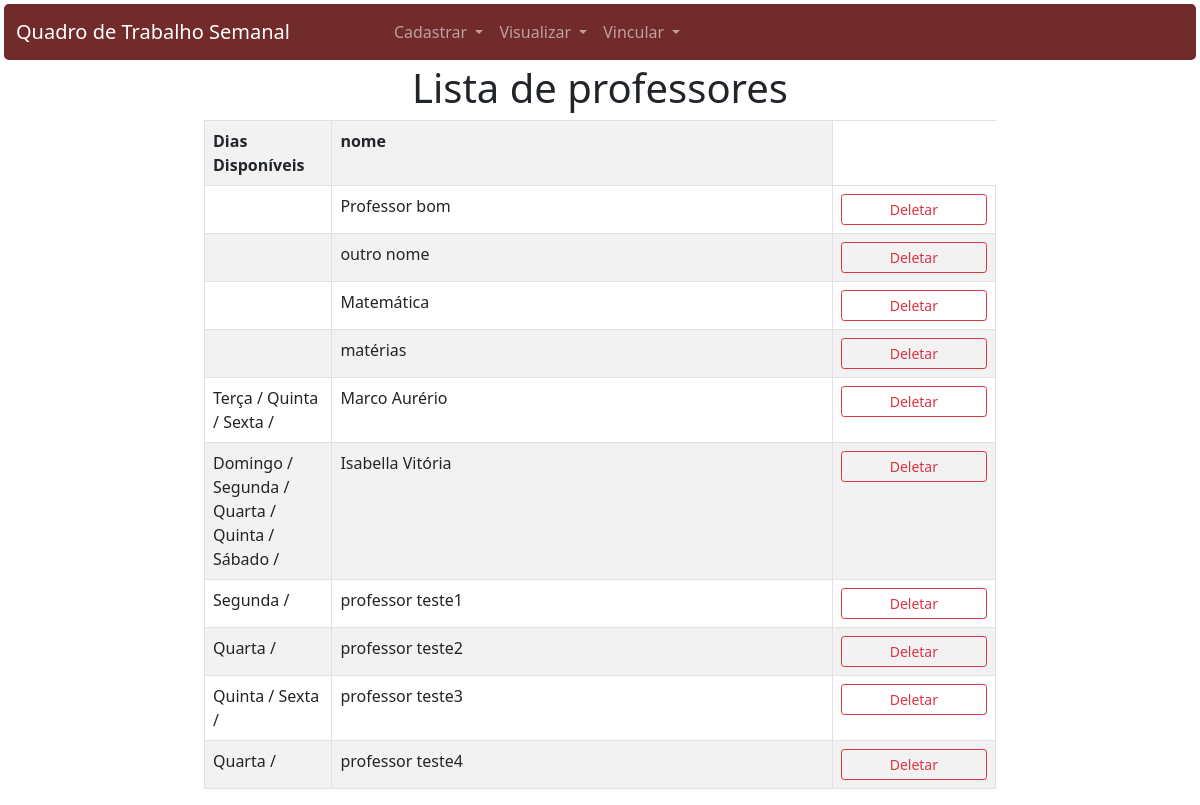
The page /listar_professores/ on the database as committed earlier.
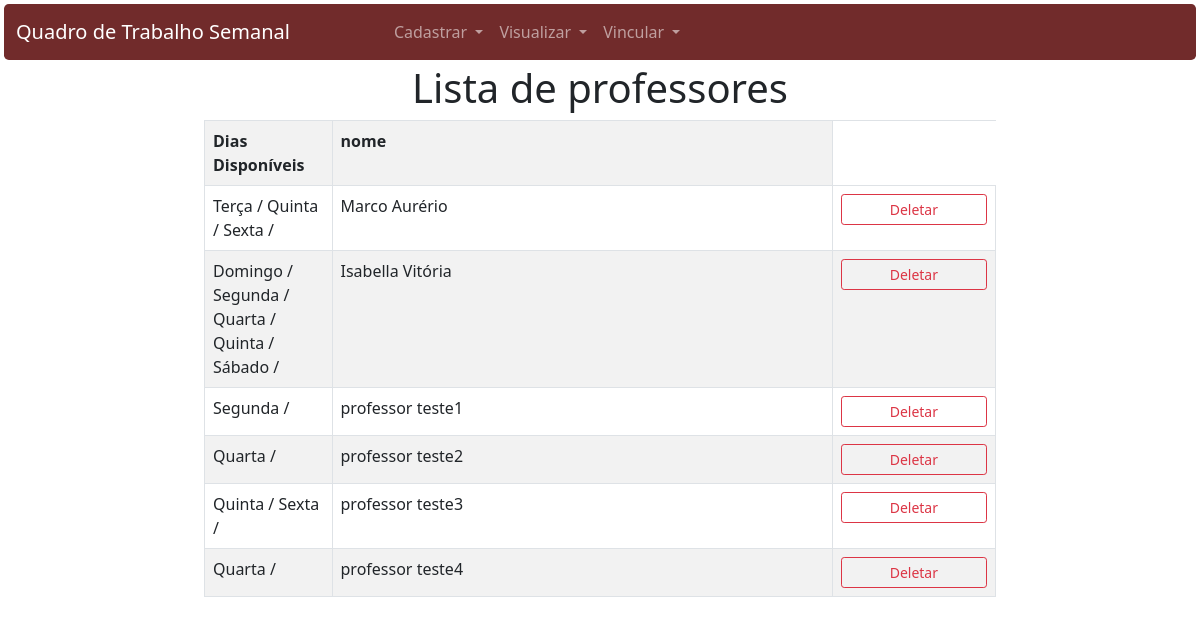
The same page on the database as committed later.
### app_qts/models.py (models this page shows)
class Professor(models.Model):
    id_professor = models.AutoField(primary_key=True)
    nome = models.TextField(max_length=255)

class Disponibilidade_Dia(models.Model):
    id_professor = models.ForeignKey(Professor, on_delete=models.CASCADE)
    id_dia = models.ForeignKey(Dia, on_delete=models.CASCADE)

class Dia(models.Model):
    id_dia = models.AutoField(primary_key=True)
    nome = models.TextField(max_length=255)

### app_qts/views.py (the view)
# urls.py: path('listar_professores/',views.listar_professores,name='listar_professores'),
def listar_professores(request):
    context = {
        'professores': Professor.objects.all(),
        'disponibilidade_dia': Disponibilidade_Dia.objects.all()
    }
    return render(request,'qts/listagem/professores.html',context)

### app_qts/templates/qts/listagem/professores.html
{% extends 'qts/base.html' %}
{% block conteudo %}
<div class="row text-center">
    <h1>Lista de professores</h1>
</div>
<div class="row">
    <div class="col"></div>
    <div class="col-8 justify-content-center">
        <table class="table table-bordered table-striped table-hover">
            <tr>
                <th class="col-2">Dias Disponíveis</th>
                <th class="col-9">nome</th>
            </tr>
            {% for professor in professores %}
            <tr>
                <td>
                {% for disponibilidade in disponibilidade_dia %}
                    {% if professor.id_professor == disponibilidade.id_professor.id_professor %}
                        {{disponibilidade.id_dia.nome}} /
                    {% endif %}
                {% endfor %}
                </td>
                <td>{{professor.nome}}</td>
                <td>
                    {% if professor.id_professor %}
                    <a href=" {% url 'deletar_professores' professor.id_professor %} " class="btn btn-outline-danger btn-sm px-5">Deletar</a>
                    {% endif %}
                </td>
            </tr>
            {% endfor %}
        </table>
    </div>
    <div class="col"></div>
</div>
{% endblock %}

Rows that differ between the two databases and show on the page:
removed Professor: nome "Professor bom", shows "Deletar"
removed Professor: nome "outro nome", shows "Deletar"
removed Professor: nome "Matemática", shows "Deletar"
removed Professor: nome "matérias", shows "Deletar"
